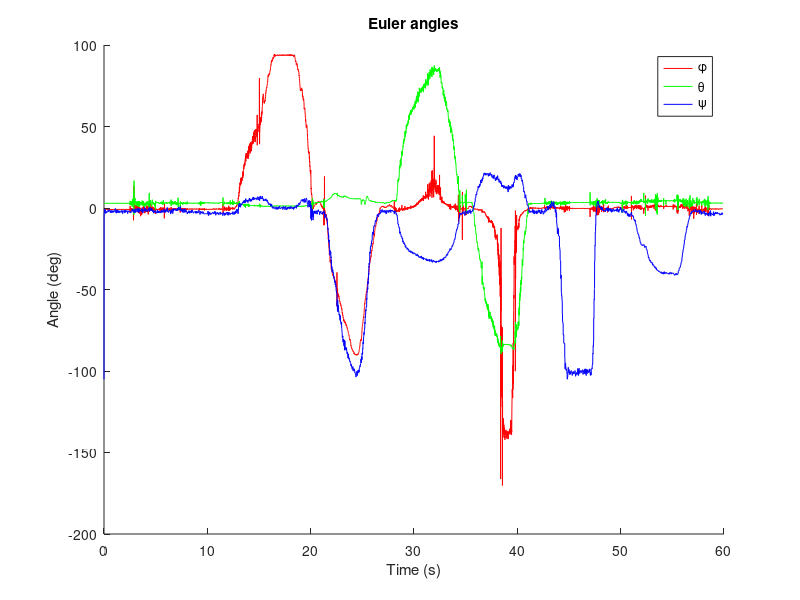

Here is the MATLAB script that generated this plot:
addpath('quaternion_library'); clear all;close all;clc;
load('AllData8.csv');

format long
N=7485;time=0:0.008:0.008*(N-1);time=time';AllData=AllData8;%xy =AllData(1:N,7:9);x=xy;%xy =Magnetometer(1:N,1:3);%A=x-y;xy =(-1)*xy;

Accelerometer(:,1)=AllData(:,1);Accelerometer(:,2)=AllData(:,2);Accelerometer(:,3)=AllData(:,3);%Accelerometer(:,1)=AllData(1:N,1);Accelerometer(:,2)=AllData(1:N,2);Accelerometer(:,3)=AllData(1:N,3);
Gyroscope(:,1)=AllData(:,4); Gyroscope(:,2)=AllData(:,5); Gyroscope(:,3)=AllData(:,6); 
Magnetometer(:,1)=AllData(:,7);Magnetometer(:,2)=AllData(:,8);Magnetometer(:,3)=AllData(:,9);%Gyroscope(1:3,1)=-0.48;Gyroscope(1:3,2)=-0.30;Gyroscope(1:3,2)=-0.06;

% windowSize = 500; b = (1/windowSize)*ones(1,windowSize);a = 1;
% y = filter(b,a,Gyroscope(:,:));Gyroscope=y;w = filter(b,a,Accelerometer(:,:));Accelerometer=w;z = filter(b,a,Magnetometer(:,:));Magnetometer=z;

% ----- Adjust for offsets
  Gyro_x = Gyroscope(:,1)+ 0.0;                            %cal:34,2,4         % Subtract the offset from the raw gyro_x value
  Gyro_y = Gyroscope(:,2)+ 0.0;                                             % Subtract the offset from the raw gyro_y value
  Gyro_z = Gyroscope(:,3)+ 0.0;                                             % Subtract the offset from the raw gyro_z value

  % ----- Calculate travelled angles
%     ---------------------------
%     Adjust Gyro_xyz signs for:
%     ---------------------------
%     Pitch (Nose - up) = +ve reading
%     Roll (Right - wing down) = +ve reading
%     Yaw (Clock - wise rotation)  = +ve reading
  
  Gyro_pitch=0;Gyro_roll=0;Gyro_yaw=0;
  
  Gyro_pitch = Gyro_pitch + Gyro_y .*1 ;           %Sensor_to_deg:0.000128       % Integrate the raw Gyro_y readings  
  Gyro_roll = Gyro_roll + Gyro_x .*1;                                            % Integrate the raw Gyro_x readings
  Gyro_yaw = Gyro_yaw + Gyro_z .*1;                                              % Integrate the raw Gyro_x readings

  %----- Compensate pitch and roll for gyro yaw
  Gyro_pitch = Gyro_roll .* sin(Gyro_z);         % Sensor_to_rad  deg2rad(0.000128)   % Transfer the roll angle to the pitch angle if the Z-axis has yawed
  Gyro_roll = Gyro_pitch .* sin(Gyro_z);                                              % Transfer the pitch angle to the roll angle if the Z-axis has yawed

  %----- Accelerometer angle calculations
  Accel_total_vector = sqrt((Accelerometer(:,1).^2) + (Accelerometer(:,2).^2) + (Accelerometer(:,3).^2));   % Calculate the total (3D) vector
  Accel_pitch = asin(Accelerometer(:,1)./Accel_total_vector);                         %Calculate the pitch angle
  Accel_pitch = rad2deg(Accel_pitch);
  Accel_roll = asin(Accelerometer(:,2)./Accel_total_vector);                         %Calculate the roll angle
  Accel_roll = rad2deg(Accel_roll);
  
  %----- Zero any residual accelerometer readings
  %-----
%      Place the accelerometer on a level surface
%      Adjust the following two values until the pitch and roll readings are zero
%  
  Accel_pitch = Accel_pitch;                                             %Accelerometer calibration value for pitch    -0.2
  Accel_roll = Accel_roll;                                               %Accelerometer calibration value for roll     +1.1

  %----- Gyro & accel have been synchronised
    Gyro_pitch = Gyro_pitch .* 0.9996 + Accel_pitch .* 0.0004;        %Correct the drift of the gyro pitch angle with the accelerometer pitch angle    Set the gyro pitch angle equal to the accelerometer pitch angle
    Gyro_roll = Gyro_roll .* 0.9996 + Accel_roll .* 0.0004;           %Correct the drift of the gyro roll angle with the accelerometer roll angle      Set the gyro roll angle equal to the accelerometer roll angle

  % ----- Dampen the pitch and roll angles
  Gyro_pitch_output =0;Gyro_roll_output =0;
  Gyro_pitch_output = Gyro_pitch_output .* 0.9 + Gyro_pitch .* 0.1;   %Take 90% of the output pitch value and add 10% of the raw pitch value
  Gyro_roll_output = Gyro_roll_output .* 0.9 + Gyro_roll .* 0.1;      %Take 90% of the output roll value and add 10% of the raw roll value
  
  % ----- Fix the pitch, roll, & signs
%      MPU-9250 gyro and AK8963 magnetometer XY axes are orientated 90 degrees to each other
%      which means that Mag_pitch equates to the Gyro_roll and Mag_roll equates to the Gryro_pitch
% 
%      The MPU-9520 and AK8963 Z axes point in opposite directions
%      which means that the sign for Mag_pitch must be negative to compensate.
%   
  % ----- Magnetometer
  Mag_pitch = deg2rad(-1*Gyro_roll_output) ;
  Mag_roll = deg2rad(Gyro_pitch_output);

  %[A,b1,expMFS]  = magcal(Magnetometer);Magnetometer = (Magnetometer-b1)*A;
  
  % ----- Apply the standard TILT formulas
  Mag_x_hor = Magnetometer(:,1) .* cos(Mag_pitch) + Magnetometer(:,2) .* sin(Mag_roll) .* sin(Mag_pitch) - Magnetometer(:,3) .* cos(Mag_roll) .* sin(Mag_pitch);
  Mag_y_hor = Magnetometer(:,2) .* cos(Mag_roll) + Magnetometer(:,3) .* sin(Mag_roll);

  % ----- Dampen any data fluctuations
  Mag_x_dampened=1;Mag_y_dampened=1;
  Mag_x_dampened = Mag_x_dampened .* 0.9 + Mag_x_hor .* 0.1;
  Mag_y_dampened = Mag_y_dampened .* 0.9 + Mag_y_hor .* 0.1;

  % ----- Calculate EULERs+the heading
    
  phi1 = atan2(Accelerometer(:,2),Accelerometer(:,3)+Accelerometer(:,1)*0.015);%phi = phi*180/pi;
  theta1 = atan(-1.*Accelerometer(:,1)./(Accelerometer(:,2).*sin(phi1)+Accelerometer(:,3).*cos(phi1)));
  phi = rad2deg(phi1);theta = rad2deg(theta1);
  
  Heading = (atan2(Mag_x_dampened, Mag_y_dampened));  % Magnetic North
  Heading = rad2deg(Heading);
    
  % ----- Correct for True North
  %    Heading += Declination;                                   % Geographic North

%   % ----- Allow for manupulation
c=0;d=0;
 for i=1:7485
     if (Heading(i,1)<0);    Heading(i,1) = -Heading(i,1);c=c+1;end %&& phi1(i)>0 && theta1(i) >0
     if (Heading(i)>=360);   Heading(i) = Heading(i)-360;d=d+1;end
 end
 Heading =Heading-150;
 %----
 
figure('Name', 'Euler Angles');
hold on;
plot(time, phi, 'r');
plot(time, theta, 'g');
plot(time, Heading, 'b');% plot(time, euler(:,4),'--c');plot(time, euler(:,5),'--m');

title('Euler angles');
xlabel('Time (s)');
ylabel('Angle (deg)');
legend('\phi', '\theta', '\psi');
hold off